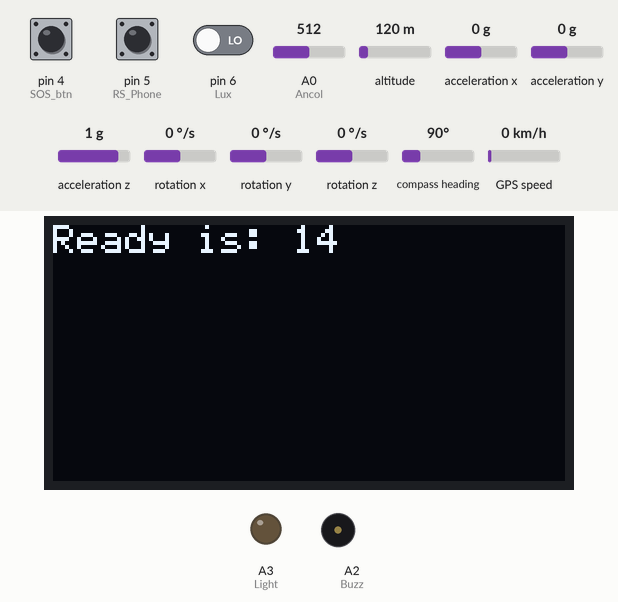
This sketch was run on a simulated Arduino Uno, built with avr-gcc and run on an emulated ATmega328P. On the bench: 128×64 one-colour display, output pins drawn as LEDs (lit = HIGH), buzzer (waves = sounding, pin HIGH). The test bench sets the inputs (shaded band); at power-on: acceleration x 0 g, pin 4 (SOS_btn) HIGH, pin 5 (RS_Phone) HIGH, pin 6 (Lux) LOW, A0 (Ancol) = 512, altitude 120 m, acceleration y 0 g, acceleration z 1 g, rotation x 0 °/s, rotation y 0 °/s, rotation z 0 °/s, compass heading 90°, GPS speed 0 km/h. EEPROM starts erased; the GPS gets a fix after 3 s at 37.7749, -122.4194 with 8 satellites; no radio packets arrive unless stated; the modem accepts every AT command (registered, SIM ready, sends succeed) and sends nothing else; what the sketch prints to the serial monitor is not drawn.

Above: at 1.1 s.
At 18.8 s:
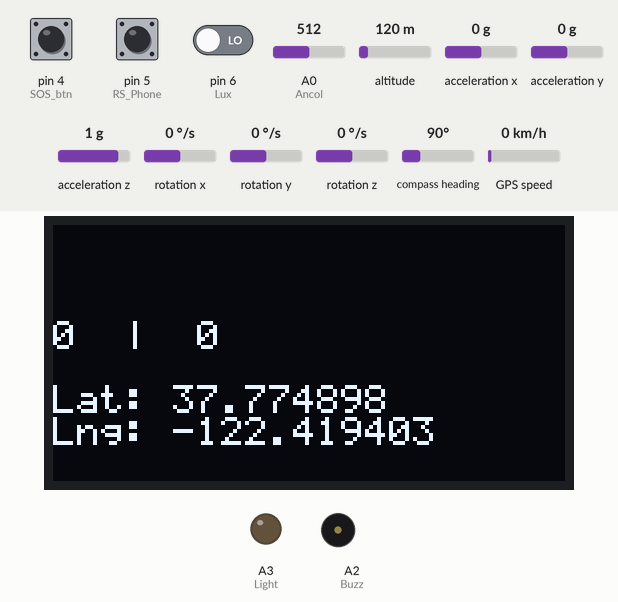
18.9 s: acceleration x set to -0.6 g
At 20.2 s:
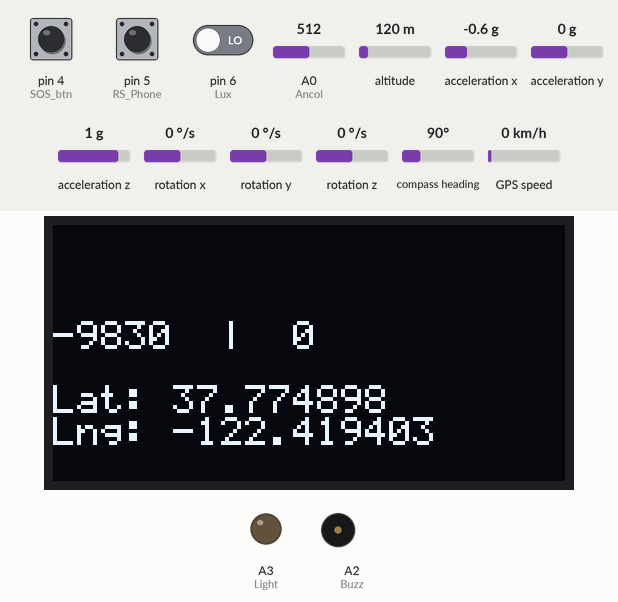
20.5 s: acceleration x set to -0.9 g
At 21.6 s:
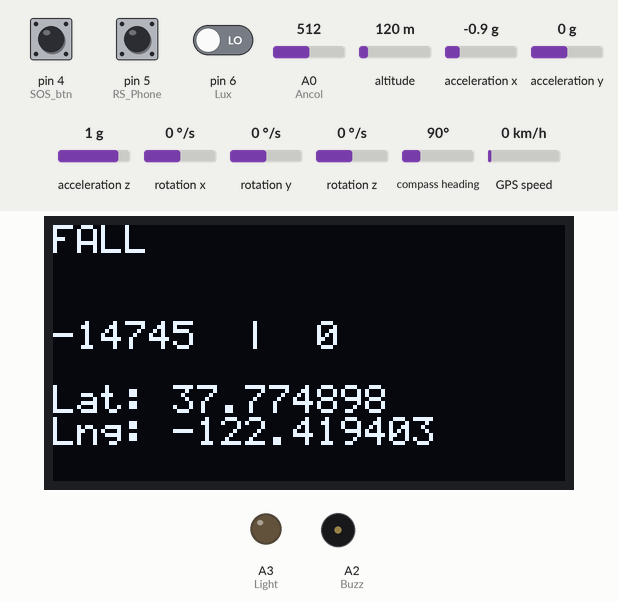
Timing chart, 0 to 25.3 s (numbered marks = the images above; inputs shaded):
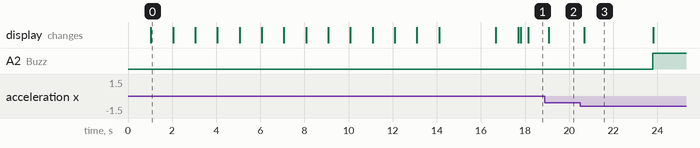

The sketch:

test2.ino
```cpp
 //--------------------------------------------------------OLED
#include "SSD1306Ascii.h"
#include "SSD1306AsciiAvrI2c.h"
SSD1306AsciiAvrI2c oled;
//--------------------------------------------------------SIM - EPROM
#include <SoftwareSerial.h>
#include <EEPROM.h>
SoftwareSerial simSerial(2, 3);
//--------------------------------------------------------GPS
#include <AltSoftSerial.h>
AltSoftSerial gpsSerial;
#include <TinyGPS++.h>
TinyGPSPlus gps;
//--------------------------------------------------------RF
#include <SPI.h>
#include <nRF24L01.h>
#include <RF24.h>
RF24 radio(9, 10); // CE, CSN
const byte diachi[6] = "02210";
//--------------------------------------------------------MPU
#include "I2Cdev.h"
#include "MPU6050.h"

#if I2CDEV_IMPLEMENTATION == I2CDEV_ARDUINO_WIRE
    #include "Wire.h"
#endif
MPU6050 accelgyro;
int16_t ax, ay, az;  int16_t gx, gy, gz;
#define OUTPUT_READABLE_ACCELGYRO

//--------------------------------------------------------Cấu trúc Data
struct package_send{ int TX_Connect; };
package_send data_send;
//--------------------------------------------------------Hàm Reset
void(* resetFunc) (void) = 0;
//--------------------------------------------------------Khởi tạo biến
unsigned long interrupt; //Time chạy RF
unsigned long timeGPS;   //Time lưu GPS
unsigned long fall;      //Time tính té ngã
unsigned long timeLight; //Time delay đèn
String ADMIN;            //Số ĐT ADMIN
String lt, lg;           //Tọa độ trong EPPROM
float Lat, Lng;          //Toạ độ trực tiếp
int flag2;               //Đếm ngược reset

//--------------------------------------------------------Khởi tạo nút nhấn
#define SOS_btn  4        //Nút SOS
#define RS_Phone 5        //Nút xoá số đt ADMIN
#define Lux      6        //Cảm biến ánh sáng
#define Ancol    A0       //Cảm biến cồn
#define Buzz     A2       //Còi
#define Light    A3       //Đèn

void setup()
{
  Serial.begin(9600);
  oled.begin(&Adafruit128x64, 0x3C);
  oled.setFont(System5x7);

  for(int i=15; i>0; i--){oled.setCursor(0,0); oled.print("Ready is: "); oled.print(i); oled.print("  ");delay(1000);}

  pinMode(SOS_btn,  INPUT_PULLUP);
  pinMode(RS_Phone, INPUT_PULLUP);
  pinMode(Lux,      INPUT);
  pinMode(Ancol,    INPUT);
  pinMode(Buzz,     OUTPUT);
  pinMode(Light,    OUTPUT);

  simSerial.begin(9600);
  simSerial.println("AT+CMGF=1");   delay(500);
  simSerial.println("AT+CNMI=2,2,0,0,0");   delay(500);
  simSerial.println("AT+CMGL=\"REC UNREAD\"");   delay(500);

  for (int i = 0;  i < 12; ++i) { ADMIN  += char(EEPROM.read(i)); }
  for (int i = 15; i < 23; ++i) { lt     += char(EEPROM.read(i)); }
  for (int i = 24; i < 34; ++i) { lg     += char(EEPROM.read(i)); }
  Serial.print(ADMIN); Serial.print(" | "); Serial.print(lt); Serial.print(","); Serial.println(lg);

  gpsSerial.begin(9600);

  if (ADMIN==0){
    oled.setCursor(0,0);  oled.print(" Setting ADMIN  ");
    while (ADMIN==0) {Setup_ADMIN();}
  }

  if (radio.begin()) { Serial.println("NRF24L01 Start!"); }
  radio.openWritingPipe(diachi);
  radio.setPALevel(RF24_PA_MIN);
  radio.setDataRate(RF24_250KBPS);

  #if I2CDEV_IMPLEMENTATION == I2CDEV_ARDUINO_WIRE
    Wire.begin();
  #elif I2CDEV_IMPLEMENTATION == I2CDEV_BUILTIN_FASTWIRE
    Fastwire::setup(400, true);
  #endif
  accelgyro.initialize();

  oled.setCursor(0,0);  oled.print("Device is ready!");  delay(1000); oled.clear();
}
void loop()
{
  int flag = 5;
  Load_GPS();
  Speed();
 if(digitalRead(Lux) == 1) { timeLight = millis(); digitalWrite(Light, 1); }
 if(millis() - timeLight >= 3000) { digitalWrite(Light, 0); }

//-----------------------------------------------------------SOS
  accelgyro.getMotion6(&ax, &ay, &az, &gx, &gy, &gz);
  #ifdef OUTPUT_READABLE_ACCELGYRO
    oled.setCursor(0,3);  oled.print(ax); oled.print("  |  ");   oled.print(ay);
  #endif

  if(digitalRead(SOS_btn)==0 || analogRead(Ancol)>1000)
  {
    oled.setCursor(0,0); oled.print("Send SOS!!!          ");
    Send_SOS();
    oled.clear();
  }

  if(flag2==0){fall = millis(); }
  if(abs(ax)>13000 || abs(ay)>14000 && flag2==0) {flag2=1; oled.setCursor(0,0); oled.print("FALL"); }
  if(abs(ax)<13000 && abs(ay)<14000) {flag2=0; oled.setCursor(0,0); oled.print("            ");}
  if(millis()-fall >= 3000)
  {
    oled.setCursor(0,0); oled.print("Send SOS!!!          ");
    Send_SOS();
    oled.clear();
  }
//-----------------------------------------------------------Reset ADMIN và chế độ lấy MAP
  if(digitalRead(RS_Phone)==0)
  {
    oled.clear();
    while(digitalRead(RS_Phone)==0)
    {
      oled.setCursor(0,0); oled.print("Reset ADMIN is: "); oled.print(flag);
      flag--; delay(1000);
      if(flag <= 0){ for (int i = 0; i < 12; ++i) {EEPROM.write(i, 0);} delay(500); resetFunc();}
    }
    if(digitalRead(RS_Phone)==1){oled.clear();}
  }
//-----------------------------------------------------------Load RF
  if(millis() - interrupt >= 1000)
  {
   data_send.TX_Connect = 5;
   radio.write(&data_send, sizeof(package_send));
   interrupt = millis();
  }
}
```

gps.ino
```cpp
void Load_GPS()
{
  while (gpsSerial.available())
  {
    if (gps.encode(gpsSerial.read()))
    {
       if(gps.location.lat()==0)
       {
        Lat = lt.toFloat();
        Lng = lg.toFloat();
       }
       if(gps.location.lat()!=0 && millis()-timeGPS>=5000)
       {
        Lat = gps.location.lat();
        Lng = gps.location.lng();
        String A, B;
        char buffer1[15]; char buffer2[15];
        dtostrf(Lat, 7, 6, buffer1);   dtostrf(Lng, 9, 6, buffer2);
        A = String(buffer1);  B = String(buffer2);
 //       Serial.print(A); Serial.print(","); Serial.println(B);
        for (int i = 0; i < A.length(); ++i){EEPROM.write(15+i, A[i]);}
        for (int i = 0; i < B.length(); ++i){EEPROM.write(24+i, B[i]);}
        timeGPS = millis();
       }
  oled.setCursor(0,5); oled.print("Lat: "); oled.print(Lat, 6);
  oled.setCursor(0,6); oled.print("Lng: "); oled.print(Lng, 6);
    }
  }
}
```

sim.ino
```cpp
//---------------------------------------------------------------- Xử lý chuỗi
String splitString(String inputString, String delim, uint16_t pos){
String tmp = inputString;
  for(int i=0; i<pos; i++){
    tmp = tmp.substring(tmp.indexOf(delim)+1);
    if(tmp.indexOf(delim)== -1
    && i != pos -1 )
      return "";
  }
  return tmp.substring(0,tmp.indexOf(delim));
}


//---------------------------------------------------------------- Cài ADMIN
void Setup_ADMIN()
{
  while(simSerial.available())
  {
    String inputString;
    String Val;
    while(simSerial.available()){inputString = simSerial.readString();}
    delay(65);
    Serial.println(inputString);
    if(splitString(inputString,"*",1)=="ADMIN")
    {
      for(int i = 9; i < 21; i++){Val += inputString.charAt(i);}
      Serial.print("ADMIN: "); Serial.println(Val);
      for (int i = 0; i < Val.length(); ++i){EEPROM.write(i, Val[i]);}
      delay(500);

      simSerial.println("AT+CMGF=1"); delay(500);
      simSerial.println("AT+CMGS=\"" + Val + "\"\r"); delay(500);
      simSerial.println("ADMIN OK! ");
      simSerial.println((char)26); delay(500);
      oled.clear(); oled.setCursor(0,0); oled.print("ADMIN Completed");
      resetFunc(); // reset
    }
  }
}

//---------------------------------------------------------------- Gửi SOS
void Send_SOS()
{
  simSerial.listen();
  digitalWrite(Buzz, 1);
  simSerial.println("AT+CMGF=1"); delay(500);
  simSerial.println("AT+CMGS=\"" + ADMIN + "\"\r""AT+CMGS=\"" + ADMIN + "\"\r"); delay(500);
  simSerial.println("Help me!");
  simSerial.print("http://maps.google.com/maps?z=18&q=http://maps.google.com/maps?z=18&q=");
  simSerial.print(Lat, 6); simSerial.print(","); simSerial.println(Lng, 6);
  simSerial.println((char)26); delay(5000);

  simSerial.print (F("ATD"));
  simSerial.print (ADMIN);
  simSerial.print (F(";\r\n"));
  delay(20000);
  simSerial.print (F("ATH"));
  simSerial.print (F(";\r\n"));
  delay(500);
  digitalWrite(Buzz, 0);
  flag2=0; fall = millis();
}
```

speed.ino
```cpp
void Speed(void)
{
  boolean newData = false;
  for (unsigned long start = millis(); millis() - start < 300;)
  {
    while (gpsSerial.available() > 0)
    {
      if (gps.encode(gpsSerial.read()))
      {
        newData = true;
      }
    }
  }

  if (newData == true)
  {
    newData = false;
    if (gps.location.isValid() == 1)
    {
      Serial.print("Sat ");
      Serial.println(gps.satellites.value());

      if (gps.speed.kmph() > 40) {
        digitalWrite(Buzz, 1);
        delay(200);
        digitalWrite(Buzz, 0);

        simSerial.listen();
        simSerial.println("AT+CMGF=1");
        delay(500);
        simSerial.println("AT+CMGS=\"" + ADMIN + "\"\r");
        delay(500);
        simSerial.println("Excessive speed > 40km/h");
        simSerial.println((char)26);
        delay(2000);
        simSerial.stopListening();

    }
    }
  }
}
```

Measured:
- the behaviour switches between -0.7 and -0.8 g on acceleration x (found by bisection; images 2 and 3)
- after the input at 18.9 s, the display: changes after 0.19 s (image 2)
- after the input at 20.5 s, A2 (Buzz): LOW → HIGH after 3.3 s; the display: changes after 0.18 s (image 3)
- what the display in image 0 shows lasts 1.0 s, from 1.0 s to 2.0 s
